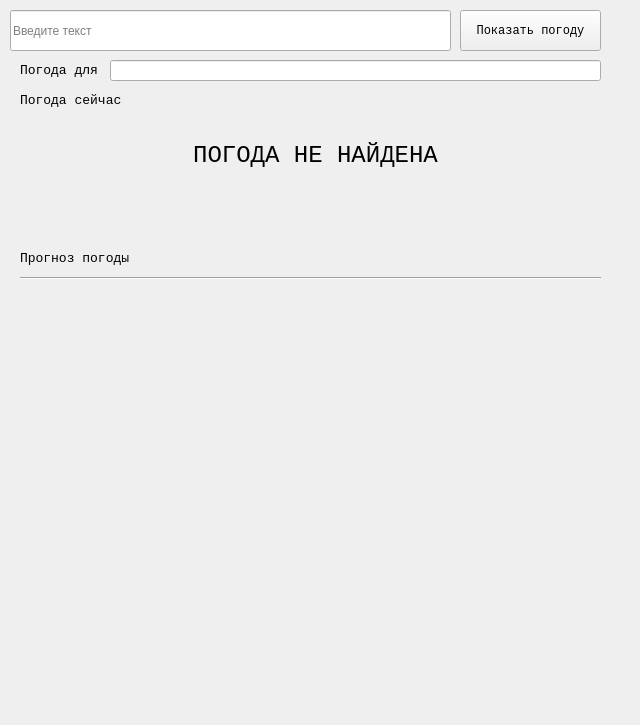
<?xml version="1.0" encoding="UTF-8"?>
<ui version="4.0">
 <class>WeatherWidget</class>
 <widget class="QWidget" name="WeatherWidget">
  <property name="geometry">
   <rect>
    <x>0</x>
    <y>0</y>
    <width>640</width>
    <height>725</height>
   </rect>
  </property>
  <property name="sizePolicy">
   <sizepolicy hsizetype="Preferred" vsizetype="Minimum">
    <horstretch>0</horstretch>
    <verstretch>0</verstretch>
   </sizepolicy>
  </property>
  <property name="minimumSize">
   <size>
    <width>640</width>
    <height>725</height>
   </size>
  </property>
  <property name="maximumSize">
   <size>
    <width>640</width>
    <height>725</height>
   </size>
  </property>
  <property name="cursor">
   <cursorShape>ArrowCursor</cursorShape>
  </property>
  <property name="windowTitle">
   <string>Weather</string>
  </property>
  <widget class="QPushButton" name="button_submit">
   <property name="geometry">
    <rect>
     <x>460</x>
     <y>10</y>
     <width>141</width>
     <height>41</height>
    </rect>
   </property>
   <property name="font">
    <font>
     <family>Courier</family>
    </font>
   </property>
   <property name="text">
    <string>Показать погоду</string>
   </property>
  </widget>
  <widget class="QLabel" name="label_not_foud">
   <property name="enabled">
    <bool>true</bool>
   </property>
   <property name="geometry">
    <rect>
     <x>90</x>
     <y>90</y>
     <width>451</width>
     <height>131</height>
    </rect>
   </property>
   <property name="font">
    <font>
     <family>Courier</family>
     <pointsize>18</pointsize>
    </font>
   </property>
   <property name="text">
    <string>ПОГОДА НЕ НАЙДЕНА</string>
   </property>
   <property name="alignment">
    <set>Qt::AlignCenter</set>
   </property>
  </widget>
  <widget class="QWidget" name="verticalLayoutWidget">
   <property name="geometry">
    <rect>
     <x>20</x>
     <y>120</y>
     <width>581</width>
     <height>121</height>
    </rect>
   </property>
   <layout class="QVBoxLayout" name="layout_current">
    <property name="sizeConstraint">
     <enum>QLayout::SetFixedSize</enum>
    </property>
   </layout>
  </widget>
  <widget class="QLineEdit" name="text_weather">
   <property name="geometry">
    <rect>
     <x>10</x>
     <y>10</y>
     <width>441</width>
     <height>41</height>
    </rect>
   </property>
   <property name="maxLength">
    <number>100</number>
   </property>
   <property name="placeholderText">
    <string>Введите текст</string>
   </property>
  </widget>
  <widget class="QLabel" name="label_cur">
   <property name="geometry">
    <rect>
     <x>20</x>
     <y>90</y>
     <width>191</width>
     <height>21</height>
    </rect>
   </property>
   <property name="font">
    <font>
     <family>Courier</family>
     <pointsize>10</pointsize>
    </font>
   </property>
   <property name="text">
    <string>Погода сейчас</string>
   </property>
  </widget>
  <widget class="QLabel" name="label_for">
   <property name="geometry">
    <rect>
     <x>20</x>
     <y>250</y>
     <width>121</width>
     <height>16</height>
    </rect>
   </property>
   <property name="font">
    <font>
     <family>Courier</family>
     <pointsize>10</pointsize>
    </font>
   </property>
   <property name="text">
    <string>Прогноз погоды</string>
   </property>
  </widget>
  <widget class="QScrollArea" name="scrollArea">
   <property name="geometry">
    <rect>
     <x>20</x>
     <y>280</y>
     <width>611</width>
     <height>431</height>
    </rect>
   </property>
   <property name="frameShape">
    <enum>QFrame::NoFrame</enum>
   </property>
   <property name="horizontalScrollBarPolicy">
    <enum>Qt::ScrollBarAlwaysOff</enum>
   </property>
   <property name="sizeAdjustPolicy">
    <enum>QAbstractScrollArea::AdjustIgnored</enum>
   </property>
   <property name="widgetResizable">
    <bool>true</bool>
   </property>
   <widget class="QWidget" name="scrollAreaWidgetContents">
    <property name="geometry">
     <rect>
      <x>0</x>
      <y>0</y>
      <width>611</width>
      <height>431</height>
     </rect>
    </property>
    <widget class="QWidget" name="verticalLayoutWidget_2">
     <property name="geometry">
      <rect>
       <x>0</x>
       <y>0</y>
       <width>581</width>
       <height>431</height>
      </rect>
     </property>
     <layout class="QVBoxLayout" name="verticalLayout">
      <property name="sizeConstraint">
       <enum>QLayout::SetFixedSize</enum>
      </property>
     </layout>
    </widget>
   </widget>
  </widget>
  <widget class="QLabel" name="label_place">
   <property name="geometry">
    <rect>
     <x>20</x>
     <y>60</y>
     <width>91</width>
     <height>21</height>
    </rect>
   </property>
   <property name="font">
    <font>
     <family>Courier</family>
     <pointsize>10</pointsize>
    </font>
   </property>
   <property name="text">
    <string>Погода для</string>
   </property>
  </widget>
  <widget class="QLineEdit" name="lineEdit_place">
   <property name="geometry">
    <rect>
     <x>110</x>
     <y>60</y>
     <width>491</width>
     <height>21</height>
    </rect>
   </property>
   <property name="maxLength">
    <number>100</number>
   </property>
   <property name="readOnly">
    <bool>true</bool>
   </property>
  </widget>
  <widget class="Line" name="line">
   <property name="geometry">
    <rect>
     <x>20</x>
     <y>270</y>
     <width>581</width>
     <height>16</height>
    </rect>
   </property>
   <property name="orientation">
    <enum>Qt::Horizontal</enum>
   </property>
  </widget>
 </widget>
 <resources/>
 <connections/>
</ui>
